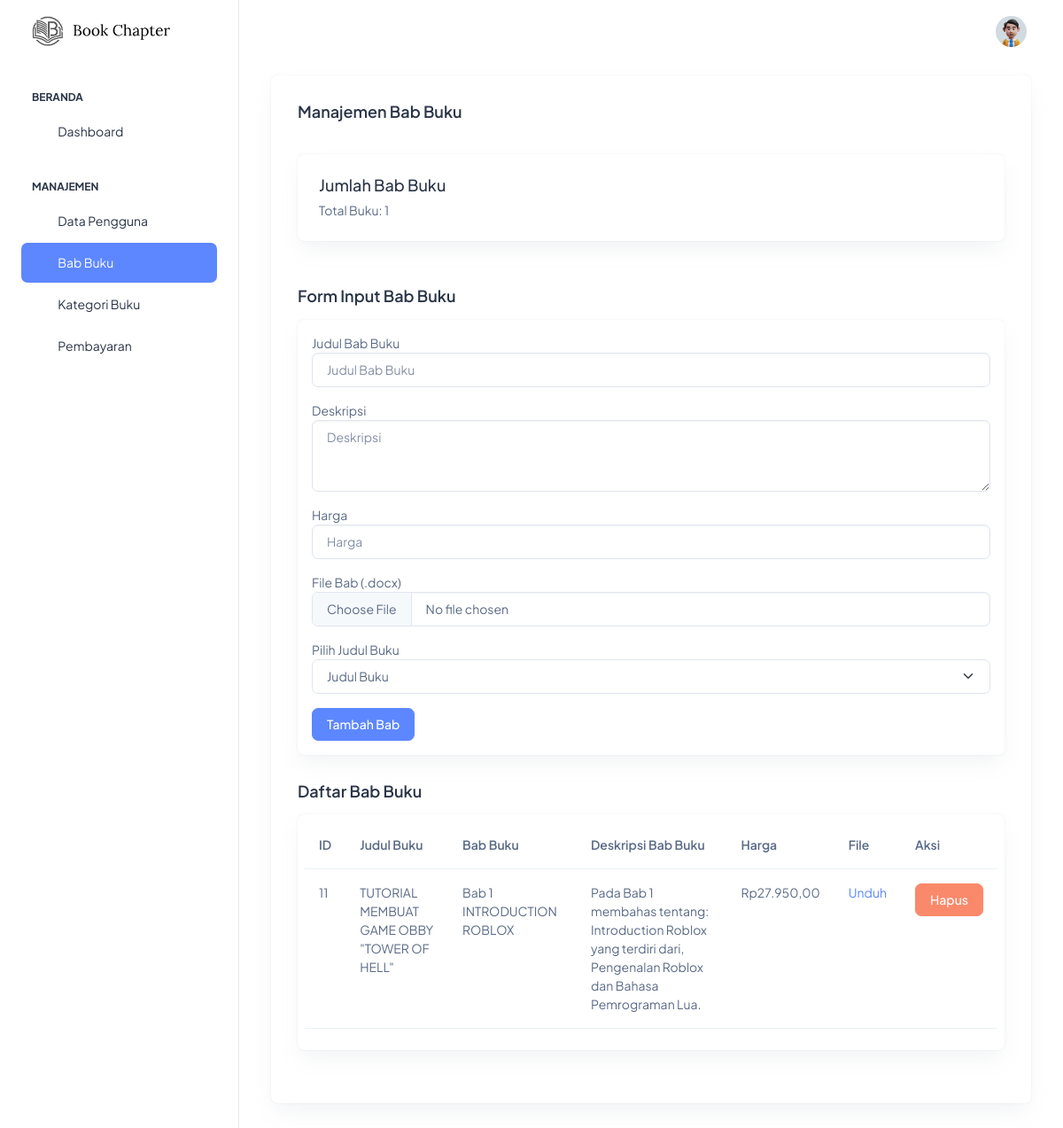
Page /admin/book-chapter.php (signed in) on the committed database.
### tables this page shows
CREATE TABLE `chapters` (
  `chapter_id` int(11) NOT NULL,
  `book_id` int(11) DEFAULT NULL,
  `title` varchar(100) NOT NULL,
  `description` text DEFAULT NULL,
  `price` decimal(10,2) NOT NULL,
  `file_path` varchar(255) DEFAULT NULL,
  `created_at` timestamp NOT NULL DEFAULT current_timestamp()
);

CREATE TABLE `book_details` (
  `id` int(11) NOT NULL,
  `category` varchar(255) NOT NULL,
  `title` varchar(255) NOT NULL,
  `image_path` varchar(255) DEFAULT NULL,
  `description` text DEFAULT NULL
);

### admin/book-chapter.php (the view, shortened to what this page needs)
<?php
$servername = "localhost";
$username = "root";
$password = "";
$dbname = "book_chapter";
$conn = new mysqli($servername, $username, $password, $dbname);
$chapters = $conn->query("SELECT chapters.*, book_details.title AS category_title FROM chapters LEFT JOIN book_details ON chapters.book_id = book_details.id");
$book_count = $conn->query("SELECT COUNT(*) as total_book FROM chapters")->fetch_assoc()['total_book'] ?? 0;
?>
<!doctype html>
<html lang="en">
<head>
  <link rel="stylesheet" href="../src/assets/css/styles.min.css" />
</head>
<body>
  <div class="page-wrapper" id="main-wrapper" data-layout="vertical" data-navbarbg="skin6" data-sidebartype="full"
    data-sidebar-position="fixed" data-header-position="fixed">
    <aside class="left-sidebar">
      <div>
        <div class="brand-logo d-flex align-items-center justify-content-between">
          <a href="dashboard.php" class="text-nowrap logo-img">
            <img src="../src/assets/images/logos/logoadmin.svg" width="180" alt="" />
          </a>
        </div>
        <nav class="sidebar-nav scroll-sidebar" data-simplebar="">
          <ul id="sidebarnav">
            <li class="nav-small-cap">
              <span class="hide-menu">Beranda</span>
            </li>
            <li class="sidebar-item">
              <a class="sidebar-link" href="dashboard.php" aria-expanded="false">
                <span>
                  <i class="ti ti-layout-dashboard"></i>
                </span>
                <span class="hide-menu">Dashboard</span>
              </a>
            </li>
            <li class="nav-small-cap">
              <span class="hide-menu">Manajemen</span>
            </li>
            <li class="sidebar-item">
              <a class="sidebar-link" href="data-user.php" aria-expanded="false">
                <span>
                  <i class="ti ti-users"></i>
                </span>
                <span class="hide-menu">Data Pengguna</span>
              </a>
            </li>
            <li class="sidebar-item">
              <a class="sidebar-link" href="book-chapter.php" aria-expanded="false">
                <span>
                  <i class="ti ti-book-2"></i>
                </span>
                <span class="hide-menu">Bab Buku</span>
              </a>
            </li>
            <li class="sidebar-item">
              <a class="sidebar-link" href="category-chapter.php" aria-expanded="false">
                <span>
                  <i class="ti ti-category"></i>
                </span>
                <span class="hide-menu">Kategori Buku</span>
              </a>
            </li>
            <li class="sidebar-item">
              <a class="sidebar-link" href="payment.php" aria-expanded="false">
                <span>
                  <i class="ti ti-credit-card"></i>
                </span>
                <span class="hide-menu">Pembayaran</span>
              </a>
            </li>
          </ul>
        </nav>
      </div>
    </aside>
    <div class="body-wrapper">
      <header class="app-header">
        <nav class="navbar navbar-expand-lg navbar-light">
          <div class="navbar-collapse justify-content-end px-0" id="navbarNav">
            <ul class="navbar-nav flex-row ms-auto align-items-center justify-content-end">
              <li class="nav-item dropdown">
                <a class="nav-link nav-icon-hover" href="javascript:void(0)" id="drop2" data-bs-toggle="dropdown"
                  aria-expanded="false">
                  <img src="../src/assets/images/profile/user-1.jpg" alt="" width="35" height="35" class="rounded-circle">
                </a>
              </li>
            </ul>
          </div>
        </nav>
      </header>
      <div class="container-fluid">
        <div class="container-fluid">
          <div class="card">
            <div class="card-body">
              <h4 class="card-title fw-semibold mb-3">Manajemen Bab Buku</h4><br>
              <div class="card">
                <div class="card-body p-4">
                  <h5 class="card-title">Jumlah Bab Buku</h5>
                  <p class="card-text">Total Buku: <?php echo $book_count; ?></p>
                </div>
              </div><br>
              <h4 class="card-title fw-semibold mb-3">Form Input Bab Buku</h4>
              <div class="card">
                <div class="card-body p-3">
                  <form method="POST" enctype="multipart/form-data">
                    <div class="mb-3">
                      <label for="title">Judul Bab Buku</label>
                      <input type="text" class="form-control" id="title" name="title" placeholder="Judul Bab Buku" required>
                    </div>
                    <div class="mb-3">
                      <label for="description">Deskripsi</label>
                      <textarea class="form-control" id="description" name="description" rows="3" placeholder="Deskripsi" required></textarea>
                    </div>
                    <div class="mb-3">
                      <label for="price">Harga</label>
                      <input type="number" class="form-control" id="price" name="price" placeholder="Harga" required>
                    </div>
                    <div class="mb-3">
                      <label for="chapter_file">File Bab (.docx)</label>
                      <input type="file" class="form-control" id="chapter_file" name="chapter_file" required>
                    </div>
                    <div class="mb-3">
                      <label for="category_id">Pilih Judul Buku</label>
                      <select class="form-select" id="category_id" name="category_id" required>
                        <option value="">Judul Buku</option>
                      </select>
                    </div>
                    <button type="submit" class="btn btn-primary" name="action" value="add">Tambah Bab</button>
                  </form>
                </div>
              </div>
              <h4 class="card-title fw-semibold mb-3">Daftar Bab Buku</h4>
              <div class="card">
                <div class="card-body p-2">
                  <div class="table-responsive">
                    <table class="table">
                      <thead>
                        <tr>
                          <th>ID</th>
                          <th>Judul Buku</th>
                          <th>Bab Buku</th>
                          <th>Deskripsi Bab Buku</th>
                          <th>Harga</th>
                          <th>File</th>
                          <th>Aksi</th>
                        </tr>
                      </thead>
                      <tbody>
                        <?php while ($chapter = $chapters->fetch_assoc()): ?>
                          <tr>
                            <td><?= $chapter['chapter_id'] ?></td>
                            <td><?= htmlspecialchars($chapter['category_title']) ?></td>
                            <td><?= htmlspecialchars($chapter['title']) ?></td>
                            <td><?= htmlspecialchars($chapter['description']) ?></td>
                            <td>Rp<?= number_format($chapter['price'], 2, ',', '.') ?></td>
                            <td><a href="../<?= htmlspecialchars($chapter['file_path']) ?>" download>Unduh</a></td>
                            <td>
                              <form method="POST" style="display:inline;">
                                <button type="submit" name="action" value="delete" class="btn btn-danger" onclick="return confirm('Yakin ingin menghapus kategori ini?')">Hapus</button>
                              </form>
                            </td>
                          </tr>
                        <?php endwhile; ?>
                      </tbody>
                    </table>
                  </div>
                </div>
              </div>
            </div>
          </div>
        </div>
      </div>
    </div>
  </div>
</body>
</html>

### rows in the picture
chapters: chapter_id "11", book.title "TUTORIAL MEMBUAT GAME OBBY \"TOWER OF HELL\"", title "Bab 1 INTRODUCTION ROBLOX", description "Pada Bab 1 membahas tentang: Introduction Roblox yang terdiri dari, Pengenalan Roblox dan Bahasa Pemrograman Lua.", price "27.950,00"

### other values in the picture
$book_count "1"
